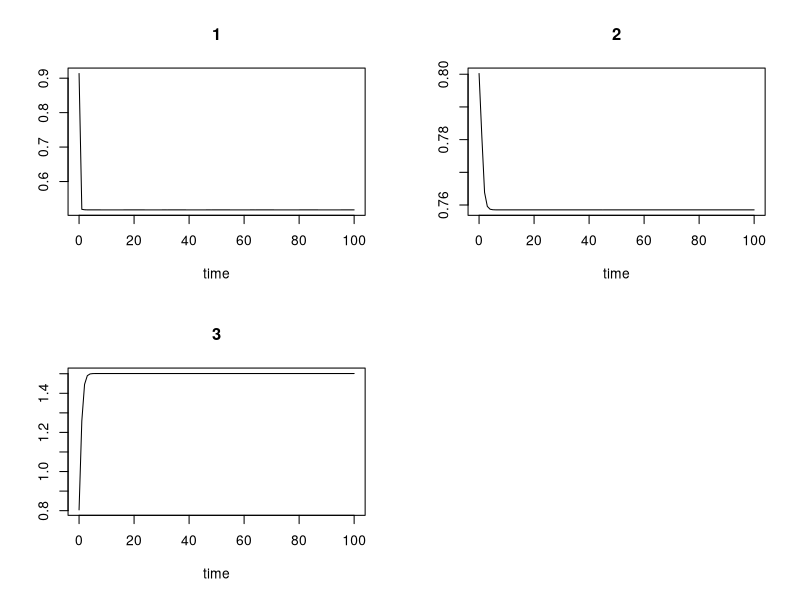

Recreate this plot in R.
# goal: find stable parameterization for Rosenzweig-MacArthur model with two competing resources and one predator
rm(list = ls())
library(deSolve)
THRESH <- 10^-6

# Eqs:
rmca <- function(t, x, pars = NULL){
  x[x < THRESH] <- 0
  x1 <- x[1]
  x2 <- x[2]
  x3 <- x[3]
  dx1 <- x1 * (r1 - A[1,1] * x1 - A[1,2] * x2) - b1 * x1 * x3 / (h + x1 + x2)
  dx2 <- x2 * (r2 - A[2,1] * x1 - A[2,2] * x2) - b2 * x2 * x3 / (h + x1 + x2)
  dx3 <- -d * x3 + e * (b1 * x1 + b2 * x2) * x3 / (h + x1 + x2)
  return(list(c(dx1, dx2, dx3)))
}

possiblevals <- (1:20)

success <- FALSE
my_seed <- 0
while(!success){
  my_seed <- my_seed + 1
  set.seed(my_seed)
  print(my_seed)
  r1 <- sample(possiblevals, 1)
  r2 <- sample(possiblevals, 1)
  b1 <- sample(possiblevals, 1)
  b2 <- sample(possiblevals, 1)
  d <- sample(possiblevals, 1)
  h <- sample(possiblevals, 1)
  e <- sample(possiblevals, 1)
  A <- matrix(sample(possiblevals, 4, replace = TRUE), 2, 2)
  x0 <- runif(3)
  tmp <- ode(y = x0, times = seq(0, 100, by = 1), parms = NULL, method = "ode45", func = rmca)
  finaldens <- tmp[nrow(tmp), -1]
  if (all(finaldens > 0.05)){
    if (sum(unlist(rmca(0, finaldens, NULL))^2) < 10^-10){
      plot(tmp)
      success <- TRUE
    }
  }
}
